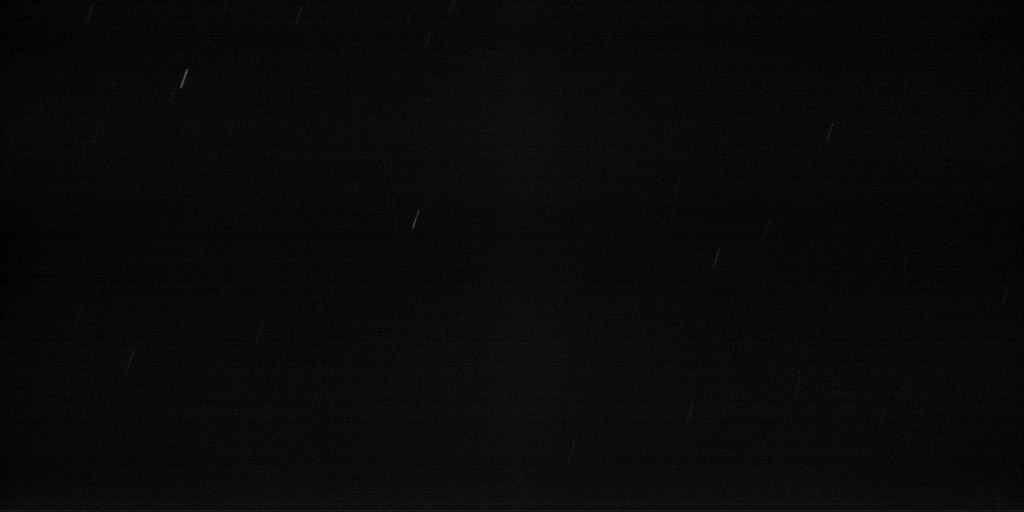
#> input picture graph/5_2_72.png, 2048 x 1024 px, found by its file name (shown at 1/2 size)
$ python est2.py
#> lines starting #> are read from the running program, lines starting #| are printed output that depends on the picture; long printed decimals are rounded
#> further down, img is the input picture: shape (1024, 2048); min 0, max 145, mean 9.7
import cv2
import numpy as np
import matplotlib.pyplot as plt
import pandas as pd

from PIL import Image
from scipy.stats import entropy
from sklearn.cluster import DBSCAN
from sklearn.decomposition import PCA

import os

def pca(points, xref, yref):
    '''
    通过主成分分析计算星点的运动角度
        points: 星点坐标，shape = (2, n)
        xref: 窗口左上角的x坐标
        yref: 窗口右上角的y坐标
    '''
    data = points.T
    pca = PCA()   # 保留所有成分
    pca.fit(data)
    if pca.components_[0, 0]: # 防止分母为0
        k = pca.components_[0, 1] / pca.components_[0, 0]
    else:
        k = 999999
    if k * (xref + np.mean(points[0])): # 防止分母为0
        b = np.mean(yref + points[1]) + 1 / k * (xref + np.mean(points[0]))
    else:
        b = 999999
    # print(data)
    # dx, dy 为所有点的x和y坐标范围，用以辅助设置第一主成分的限制（下限）
    dx = np.max(data[:, 0]) - np.min(data[:, 0])
    dy = np.max(data[:, 1]) - np.min(data[:, 1])
    # print(dx, dy, end = ' ')
    # print(pca.explained_variance_ratio_[0])
    # limit 第一主成分的最小值，范围为[0.9 - 0.99]
    # 星点越短，则对第一主成分大小的要求减小
    limit = 0.9 + 0.003 * (dx + dy)
    if limit > 0.99:
        limit = 0.99
    if pca.explained_variance_ratio_[0] > limit: # 第一主成分大于limit
        # print(pca.explained_variance_ratio_[0])
        return np.array([k, b, pca.explained_variance_ratio_[0]])
    else:
        return np.array([0, 0, 0]) # 直接判定为非星点
def threshold(img, n):
    """
        阈值化
        方法：根据灰度分布直方图，找到窗口中前n个灰阶的点
    """
    hist = cv2.calcHist([img],[0],None,[256],[0,256])
    th = 0
    for k in range(256):
        if hist[255 - k] != 0:
            n = n - 1
            if(n == 0):
                th = 255 - k - 1
                break
    # print(th)
    ret, thImg = cv2.threshold(img,th,255,cv2.THRESH_BINARY)
    return thImg
def Cluster(coordins):
    '''
    聚类，用于去除远离星点噪声
        coordins: 坐标，shape = (2, n)
    '''
    data = coordins.T
    # eps:可以看做类的最大间距
    # min_samples:类的最小点数
    pred = DBSCAN(eps = 20, min_samples = 5).fit_predict(data)
    groups = []
    for i in np.unique(pred):
        cnt = list(pred).count(i)
        if cnt > 0.9 * pred.size: # 单个类的点数大于总点数的90%
            groups.append(coordins[:, np.where(pred == i)].squeeze(1))
    return groups
def mean_value(values):
    '''
    求均值，只取靠得最近的前80%的值用来求均值
        values: 值
    '''
    if len(values) < 2:
        return np.mean(values)
    diff = np.abs(values - np.mean(values))
    data = np.vstack((diff, values)).T
    data = data[np.argsort(data[:,0])]
    # print(np.arctan(data) * 180 / np.pi)
    # print(np.arctan(data[:round(len(data) * 0.8)]) * 180 / np.pi, end = ' ')
    return np.mean(data[:round(len(data) * 0.8), 1])
def mean_value2(directions, limit):
    if len(directions) <= 2:
        return np.mean(directions)
    directions = np.sort(directions)
    std = np.std(directions)
    for i in range(len(directions)):
        # print(directions)
        if std > limit:
            stda = np.std(directions[1:])
            stdb = np.std(directions[:-1])
            if stda < stdb:
                std = stda
                directions = directions[1:]
            else:
                std = stdb
                directions = directions[:-1]
        else:
            break
    return np.mean(directions)
def Direction_estimate(image):
    '''
    对单张星图进行星点运动的方向估计
    '''
    row, col = image.shape
#> row = 1024; col = 2048
    win = 100 # 窗口大小
    Theta = list([])
    for i in range(row // win):
        for j in range(col // win):
            window = image[i * win : (i + 1) * win, j * win : (j + 1) * win] # 星图中的一个窗口
            mean = np.mean(window)
            if mean > 180: # 太亮，跳过
                continue
            thImg = threshold(window, 8) # 阈值化图像
            points = np.array(np.where(thImg == 255)) # 取阈值化图像中亮点的坐标
            if np.std(points[0]) + np.std(points[1]) > 50: # 亮点分布太分散，跳过
                continue
            coordins = np.vstack((points[1], win - 1 - points[0])) # 转化一下
            groups = Cluster(coordins) # 去除噪声，同时单个窗口可能存在多个星点
            # plt.figure()
            # plt.imshow(thImg, cmap = 'gray')
            # plt.show()
            for group in groups:
                # print(group)
                theta = pca(group, win * j, image.shape[0] - win * (i + 1))
                if theta[0] != 0:
                    Theta.append(theta[[0, 2]])
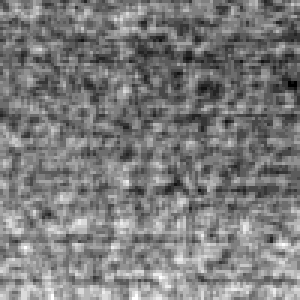
#> window: shape (100, 100) (shown 3 times larger); min 2, max 16, mean 8.82; drawn with min black and max white
#> after the loop, Theta = [[2.86, 0.998], [3.07, 0.997], [2.94, 0.964], [3.02, 0.991], [2.82, 0.995], [2.69, 0.996], [3.06, 0.994]]
                    # plt.figure()
                    # plt.imshow(thImg, cmap = 'gray')
    print(Theta, sep='\n')
#| [array([2.859, 0.9978 ]), array([3.073, 0.997]), array([2.937, 0.9643]), array([3.019, 0.9911]), array([2.820, 0.9955]), array([2.694, 0.9958]), array([3.055, 0.9935])]
    return 0
    for i in range(len(Theta)):
        if Theta[i][0] == float('inf'):
            Theta[i][0] = -99999
    if len(Theta) == 0: # 如果一个星点都没估计出，直接返回
        return 0
    if np.mean(np.abs(Theta[:, 0])) > 10: # 如果大于10，则表示星点运动方向在±90左右，求均值需要特殊处理
        res = np.arctan(Theta[:, 0]) * 180 / np.pi
        res = list(map(lambda x : x if x > 0 else 180 + x, res))
        res = mean_value2(res, 5)
        if res > 90:
            res = res - 180
    else:
        res = np.arctan(mean_value2(np.array(Theta), 2)) * 180 / np.pi

    return res # 方向的估计值

if __name__ == '__main__':
    file_path = r'C:\Users\14355\star\image\b\5_2_72.png'
    img = cv2.imread(file_path, 0)
    blured = cv2.blur(img, (3, 3))
    direc = Direction_estimate(blured)
#> direc = 0
    print(direc)
#| 0


$ run again, with graph/10_2_72.png copied over graph/5_2_72.png
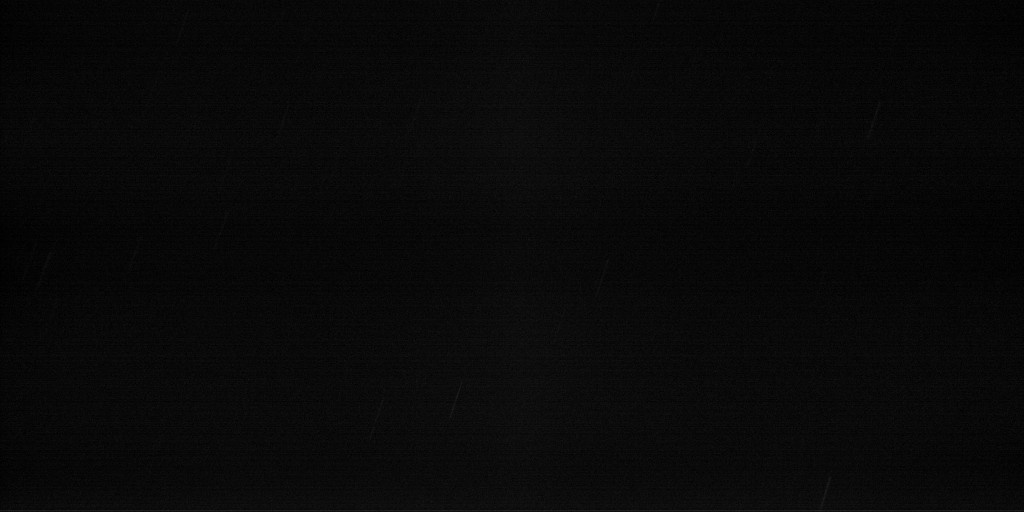
#> input picture graph/10_2_72.png, 2048 x 1024 px, found by its file name (shown at 1/2 size)
#> img is the input picture: shape (1024, 2048); min 0, max 80, mean 8.6
#> `blured = cv2.blur(img, (3, 3))`:
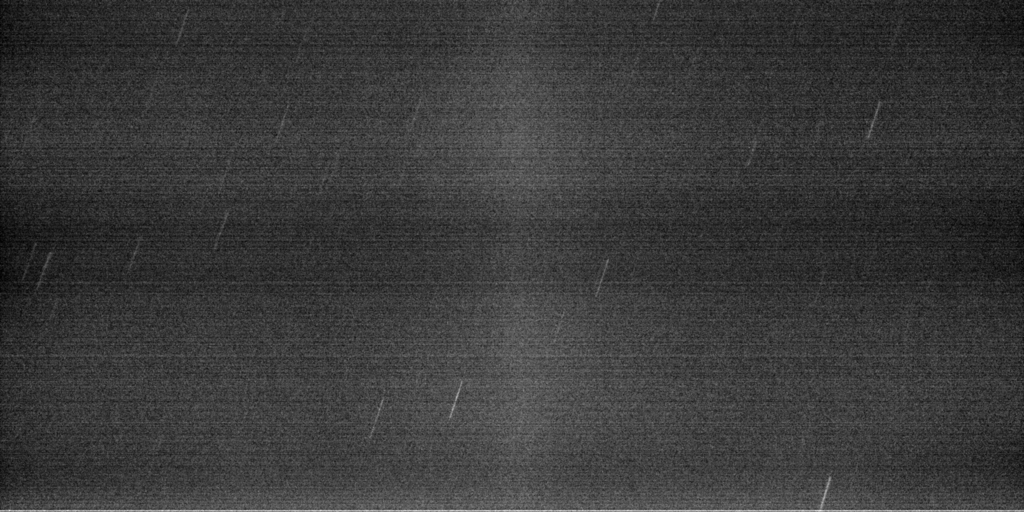
#> blured: shape (1024, 2048) (shown at 1/2 size); min 0, max 38, mean 8.7; drawn with min black and max white
#> after the loop in Direction_estimate, `for i in range(row // win):`:
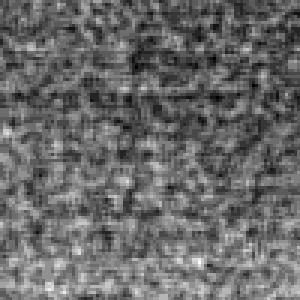
#> window: shape (100, 100) (shown 3 times larger); min 2, max 16, mean 7.78; drawn with min black and max white
#> after the loop in Direction_estimate, `for i in range(row // win):`: Theta = [[2.95, 0.995], [3.09, 0.993], [3.25, 0.995]]
#| [array([2.954, 0.995]), array([3.090, 0.9927]), array([3.247, 0.995])]
#> direc = 0
#| 0
